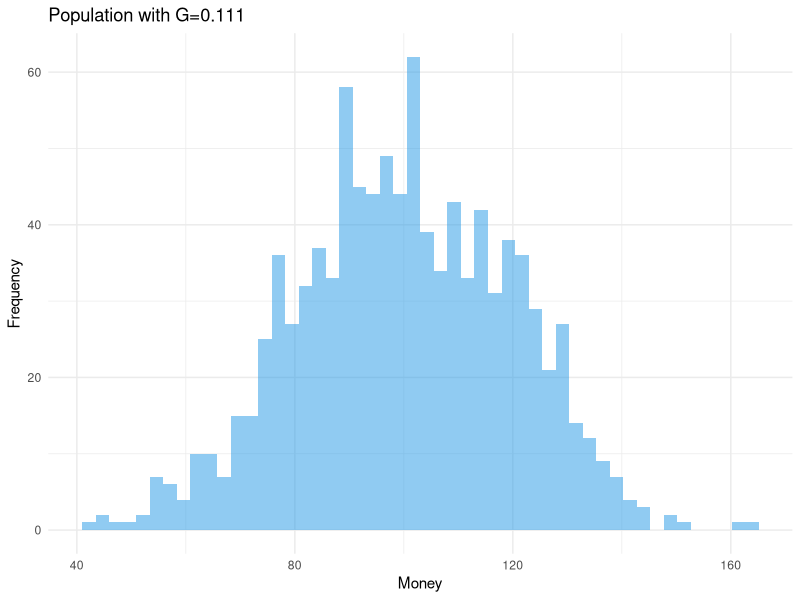
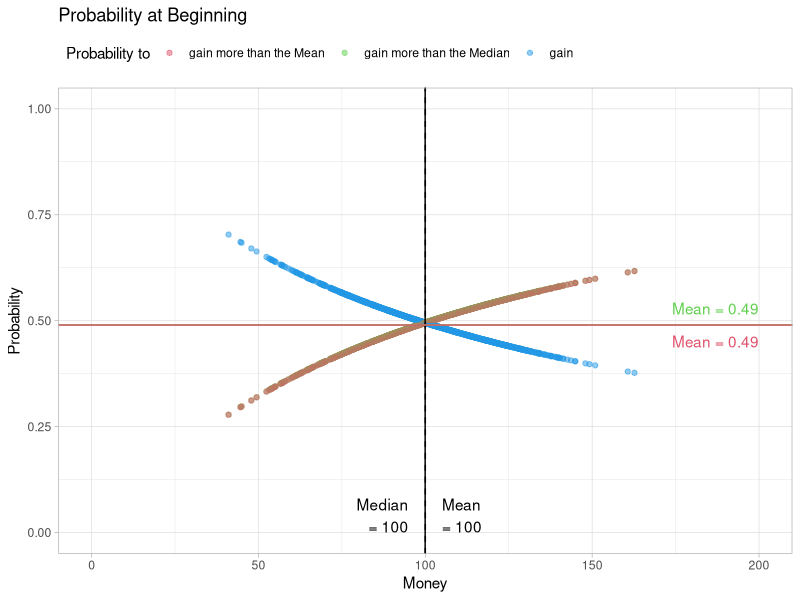
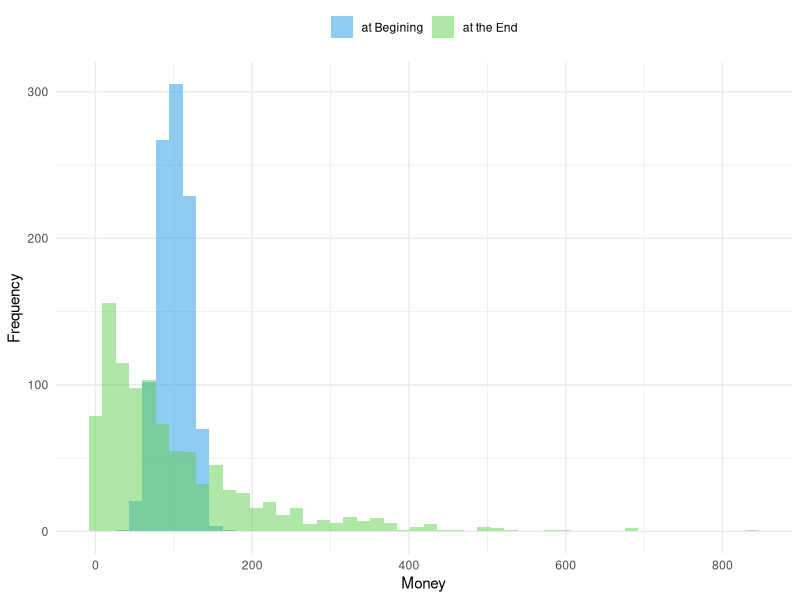
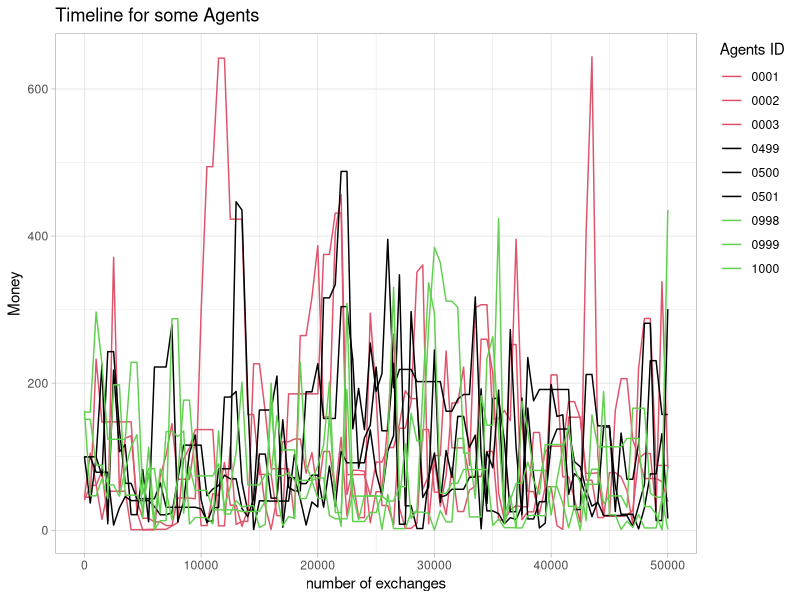
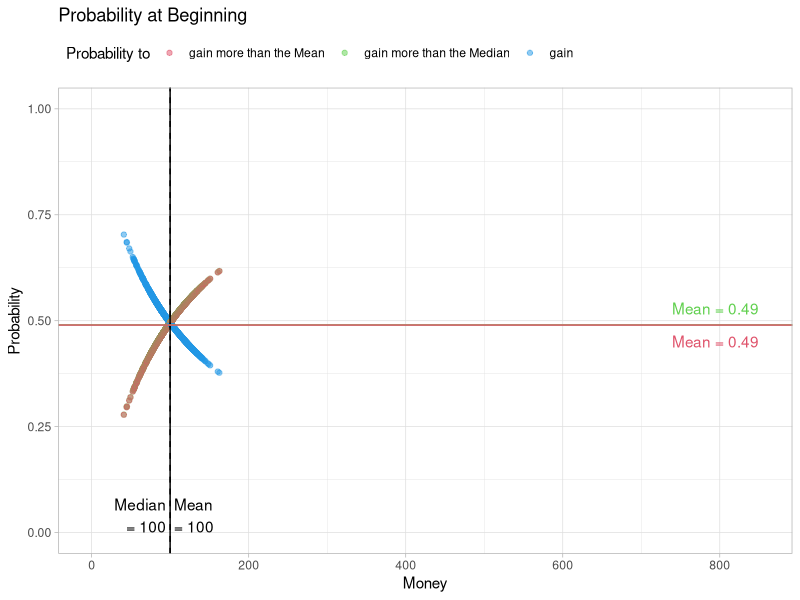
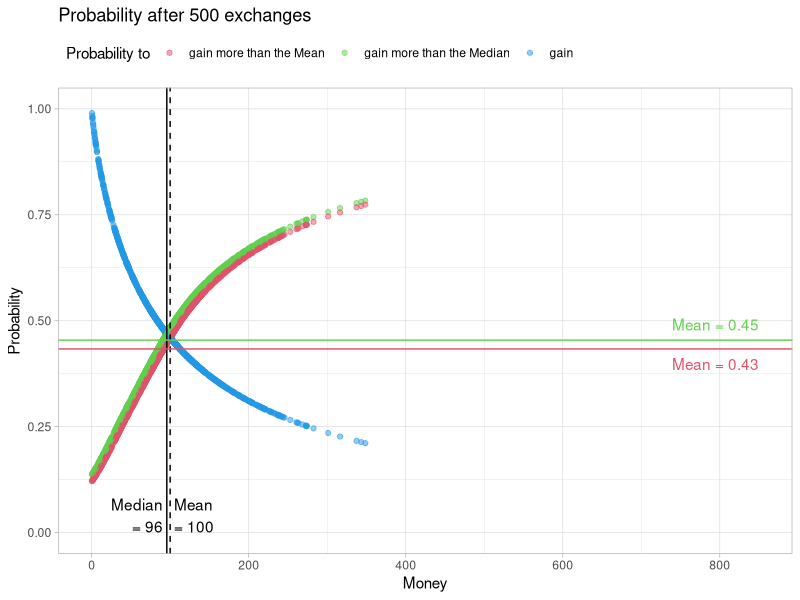
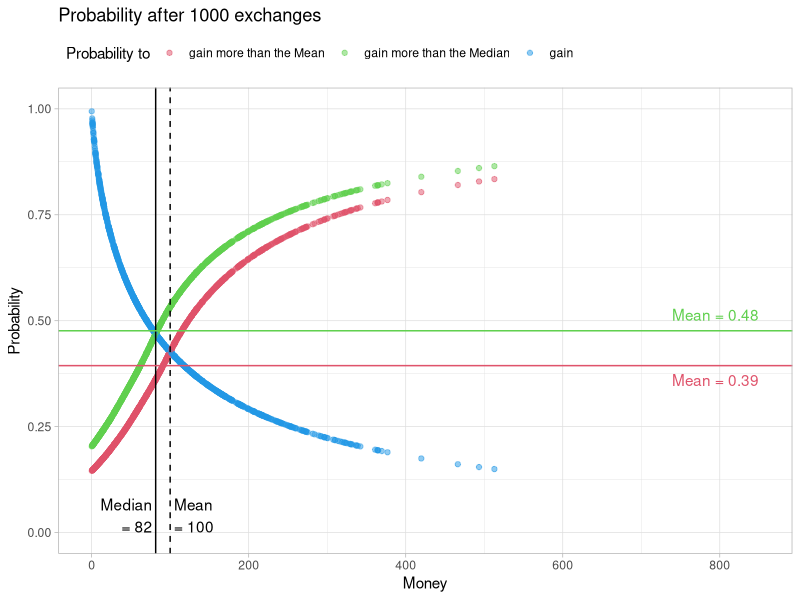
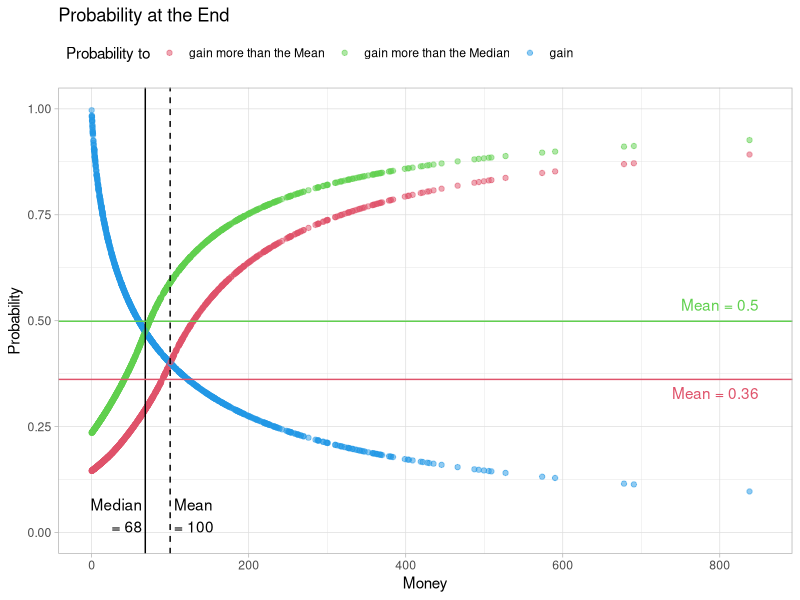

Reproduce these figures in R, in order. (Note: a time limit stopped this script after it produced the figures.)
## ---- chunk 1
library(ggplot2)
library(tidyr)
library(dplyr)
## ---- chunk 2
nA = 1000         # number of Agents
ID = seq_len(nA)  # ID of the Agents
M0pop = 100       # Mean amount of Money in the Start-Population

# generating Start-Population

PopNorm <- data.frame( ID = ID,
                       Money= sort(rnorm(nA, mean = M0pop, sd = 0.2 * M0pop))
                      )

## ---- chunk 3
gini <- function(Pop) {
  n <- NROW(Pop)
  numer <- 0
  for (i in 1:n) {
    numer <- numer + 2 * i * Pop[i]
  }
  denom = n * sum(Pop)
  return((numer / denom) - (n + 1) / n)
}

gini_t <- function(Pop) {
  n <- NCOL(Pop)
  GT <- c(0)
  for (i in 1:n) {
    GT[i] <-  gini(Pop[,i])
  }
  return(GT)
  }

gini(PopNorm$Money)
## ---- chunk 4
ggplot(PopNorm, aes(x = Money)) +
  geom_histogram(position = "identity", alpha = 0.5, bins = 50, fill = 4) +
  ylab("Frequency") +
  scale_fill_manual(values = 4) +
  labs(title = paste0("Population with G=",
                      round(gini(PopNorm$Money),digits =3))) +
  theme_minimal() +
  theme(legend.position = "top")
## ---- chunk 5
splitpair <- function(){
  rn <- runif(1)
  c(rn,1-rn)
}
splitpair()
## ---- chunk 6
calc_p <- function(M_dist) {
  Dist <- data.frame(Money = M_dist,
                     probwin = 0,
                     probmed = 0,
                     probmean = 0
                     )
  Sum <- data.frame(Money = c(min(Dist$Money),
                              max(Dist$Money),
                              median(Dist$Money),
                              mean(Dist$Money)
                              ),
                    probwin = 0,
                    probmed = 0,
                    probmean = 0
                    )
  rownames(Sum) <- c("min", "max", "med", "mean")
  M_Med <- Sum["med", "Money"]
  M_Mean <- Sum["mean", "Money"]
  for(i in 1:nrow(Dist)) {
    M_A <- Dist[i,"Money"]
    M_oA <- Dist[c(-i),"Money"]
    pwin <- M_oA*0
    pmed <- M_oA*0
    pmean <- M_oA*0
    for(ii in 1:NROW(M_oA)) {
      Pot <- max(M_A + M_oA[ii], 10e-8)
      pwin[ii] <- 1-min(1, M_A/Pot)
      pmed[ii] <- 1-min(1, M_Med/Pot)
      pmean[ii] <- 1-min(1, M_Mean/Pot)
    }
    Dist[i,"probwin"] <- mean(pwin)
    Dist[i,"probmed"] <- mean(pmed)
    Dist[i,"probmean"] <- mean(pmean)
  }
  for (i in c("probwin","probmed","probmean")) {
    Sum[[i]] = c(min(Dist[[i]]),
                    max(Dist[[i]]),
                    median(Dist[[i]]),
                    mean(Dist[[i]])
    )
  }

  Output <- list(Sum = Sum, Dist = Dist)
  return(Output)
}
## ---- chunk 7
ProbNorm <- calc_p(PopNorm$Money)
## ---- chunk 8
figProb <- function(Prob, Title, xmax) {
  Figd <- pivot_longer(data.frame(Prob$Dist),
                       cols = starts_with("p"),
                       names_to = "Outcome",
                       values_to = "Probability"
                       )
  Figs <- Prob$Sum

  Figp <- ggplot(data = Figd,
                 aes(x = Money,
                     y = Probability,
                     color = Outcome
                     )
                 ) +
    geom_point( alpha = 0.5, size = 1.5) +
    scale_color_manual(name = "Probability to",
                       values = c(2, 3, 4),
                       labels = c("gain more than the Mean",
                                  "gain more than the Median",
                                  "gain")
                       ) +
    ylim(0, 1) +
    xlim(0, xmax) +

    geom_vline(xintercept = Figs["med","Money"],
               linetype = "solid", color = 1) +
    annotate("text",
             x = Figs["med","Money"] * 0.95,
             y = 0,
             hjust = 1,
             vjust = 0,
             label = paste("Median\n=",
                           round(Figs["med","Money"], 0)),
             color = 1) +

    geom_vline(xintercept = Figs["mean","Money"],
               linetype = "dashed", color = 1) +
    annotate("text",
             x = Figs["mean","Money"] * 1.05,
             y = 0,
             hjust = 0,
             vjust = 0,
             label = paste("Mean\n=",
                           round(Figs["mean","Money"], 0)),
             color = 1) +

    geom_hline(yintercept = Figs["mean","probmed"],
             linetype = "solid", color = 3) +
    annotate("text",
             x = xmax,
             y = Figs["mean","probmed"] * 1.05,
             hjust = 1,
             vjust = 0,
             label = paste("Mean =",
                           round(Figs["mean","probmed"], 2)),
             color = 3) +

    geom_hline(yintercept = Figs["mean","probmean"],
               linetype = "solid", color = 2) +
    annotate("text",
             x = xmax,
             y = Figs["mean","probmean"]*0.95,
             hjust = 1,
             vjust = 1,
             label = paste("Mean =",
                           round(Figs["mean","probmean"], 2)),
             color = 2) +

    labs(title = Title) +
    theme_light() +
    theme(legend.position = "top",
          legend.justification = c(0, 1))
  return(Figp)
}

figProb(ProbNorm, "Probability at Beginning", 200)
## ---- chunk 9
ecosim <- function( n, M_dist, TL = 0 ) {
  df <- data.frame(ID=seq(1,NROW(M_dist)),
                   nE=0,
                   MT_S=M_dist,
                   MT_E=M_dist
                   )
  if (TL > 0) {
    M_TL <- data.frame(n0 = df$MT_S)
  }
  for(i in 1:n) {
    rdf <- sample(df$ID, size=2)
    rds <- splitpair()
    df[rdf,"nE"] <- df[rdf,"nE"] + 1
    df[rdf,"MT_E"] <- sum( df[rdf,"MT_E"]) * rds
    if ( TL > 0 ) {
      if ( i %% TL == 0) {
        M_TL [[paste0("n",i)]]<- df$MT_E
      }
    }
  }
  Output <- list("Sum" = df)
  if ( TL > 0 ) {
    rownames(M_TL) <- df$ID
    Output$Timeline <- M_TL
  }
  return(Output)
}
## ---- chunk 10
sNorm <- ecosim(50000, PopNorm$Money, TL = 500)
## ---- chunk 11
figHist <- function(Sim_Sum) {
  Fig <- pivot_longer(data.frame(Sim_Sum),
                      cols = starts_with("MT"),
                      names_to = "Distribution",
                      values_to = "Money"
                      )
  Fig$Distribution <-recode(Fig$Distribution,
                            "MT_S" = "at Begining",
                            "MT_E" = "at the End"
                            )
  Figp <- ggplot(Fig, aes(x = Money, fill = Distribution)) +
    geom_histogram(position = "identity", alpha = 0.5, bins = 50) +
    ylab("Frequency") +
    scale_fill_manual(name = NULL, values = c(4,3)) +
    scale_color_manual(name = NULL, values = c(4, 3)) +
    theme_minimal() +
    theme(legend.position = "top")
  return(Figp)
}

figHist(sNorm$Sum)
## ---- chunk 12
MTime <- data.frame(ID,sNorm$Timeline)

sID <- c(1,2,3,nA/2-1,nA/2,nA/2+1,nA-2,nA-1,nA)
sMTime <- MTime[sID,]

Fig03 <- pivot_longer(data.frame(sMTime),
                      cols = !matches("ID"),
                      names_to = "Time",
                      names_prefix = "n",
                      names_transform = list(Time = as.integer),
                      values_to = "Money"
)

Fig03$ID <- sprintf("%04d", Fig03$ID)

ggplot(data = Fig03, aes(x = Time, y = Money, color = ID)) +
  geom_line() +
  ggtitle("Timeline for some Agents") +
  xlab("number of exchanges") +
  labs(color = "Agents ID") +
  scale_color_manual(values = c(2,2,2, 1,1, 1,3,3,3)) +
  theme_light() +
  theme(legend.position = "right",
        legend.justification = c(0, 1))
## ---- chunk 13
FigA <- figProb(calc_p(sNorm$Timeline[,1]), 
                "Probability at Beginning", 850)
FigB <- figProb(calc_p(sNorm$Timeline[,2]), 
                "Probability after 500 exchanges", 850)
FigC <- figProb(calc_p(sNorm$Timeline[,4]), 
                "Probability after 1000 exchanges", 850)
FigD <- figProb(calc_p(sNorm$Timeline[,NCOL(sNorm$Timeline)]), 
                "Probability at the End", 850)

FigA 
FigB
FigC
FigD
## ---- chunk 14
calc_p_t <- function(M_dist) {
  pnt <- calc_p(M_dist[,1])
  tx <- as.numeric(gsub("n", "",colnames(M_dist)[1]))
  pnts <- data.frame(Time = rep(tx, times = 4),
                     Res = colnames(pnt$Sum),
                     t(pnt$Sum)
                     )
  for(i in 2:ncol(M_dist)) {
    pnt <- calc_p(M_dist[,i])
    tx <- as.numeric(gsub("n", "",colnames(M_dist)[i]))
    pnti <- data.frame(Time = rep(tx, times = 4),
                       Res = colnames(pnt$Sum),
                       t(pnt$Sum)
                       )
    pnts <- rbind(pnts,pnti)
  }
  rownames(pnts) <- NULL
  return(pnts)
}

ProbNormt <- calc_p_t(sNorm$Timeline)
## ---- chunk 15
figProb_t <- function(Prob, Title) {
  Fig <- Prob[Prob$Res!="Money",c("Time","Res","mean")]

  Figp <- ggplot(data = Fig, aes(x = Time, y = mean, color = Res)) +
    geom_line(linewidth = 1) +
    scale_color_manual(name = NULL, values = c(2, 3, 4),
                      labels = c("gain more than the Mean",
                                 "gain more than the Median",
                                 "gain")) +
    ggtitle(Title) +
    xlab("number of exchanges") +
    ylab("Mean-Probability in the Population") +
    ylim(0.30, 0.6) +
    theme_light() +
    theme(legend.position = "top",
         legend.justification = c(0, 1))
  return(Figp)
}

figProb_t(ProbNormt, "Probability to ... of Money - Timeline")
## ---- chunk 16
# generating Start-Population

PopEven <- data.frame( ID = ID,
                       Money = rep(M0pop, times = nA)
                      )
## ---- chunk 17
ProbEven <- calc_p(PopEven$Money)
## ---- chunk 18
figProb(ProbEven, "Probability at Beginning", 300)
## ---- chunk 19
eNorm <- ecosim(50000, PopEven$Money, TL = 500)
figHist(eNorm$Sum)
## ---- chunk 20
FigA <- figProb(calc_p(eNorm$Timeline[,1]), 
                "Probability at Beginning", 850)
FigB <- figProb(calc_p(eNorm$Timeline[,2]), 
                "Probability after 500 exchanges", 850)
FigC <- figProb(calc_p(eNorm$Timeline[,4]), 
                "Probability after 1000 exchanges", 850)
FigD <- figProb(calc_p(eNorm$Timeline[,NCOL(eNorm$Timeline)]), 
                "Probability at the End", 850)

FigA 
FigB
FigC
FigD
## ---- chunk 21
ProbEvent <- calc_p_t(eNorm$Timeline)
## ---- chunk 22
figProb_t(ProbEvent, "Probability to ... of Money - Timeline")
## ---- chunk 23
sNorms <- ecosim(5000, PopNorm$Money, TL = 50)
ProbNorms <- calc_p_t(sNorms$Timeline)
eNorms <- ecosim(5000, PopEven$Money, TL = 50)
ProbEvents <- calc_p_t(eNorms$Timeline)
## ---- chunk 24

GsNorms <- gini_t(sNorms$Timeline)

ProbNorms[ProbNorms$Res == "Money",c("Time")]

GeNorms <- gini_t(eNorms$Timeline)

## ---- chunk 25
FigE <- figProb_t(ProbNorms, 
          "Probability to ... of Money\nTimeline for the Norm Population")
FigE <- FigE + geom_line(aes(x = ProbNorms[ProbNorms$Res == "Money",c("Time")], 
                             y = GsNorms),
               linetype = "solid", color = 1) +
               annotate("text",
                        x = 1000,
                        y = 0,
                        hjust = 1,
                        vjust = 0,
                        label = "GINI",
                        color = 1)
  
FigE
ProbNorms[ProbNorms$Res == "Money",c("Time")]
  
figProb_t(ProbEvents, 
          "Probability to ... of Money\nTimeline for a even Population")
